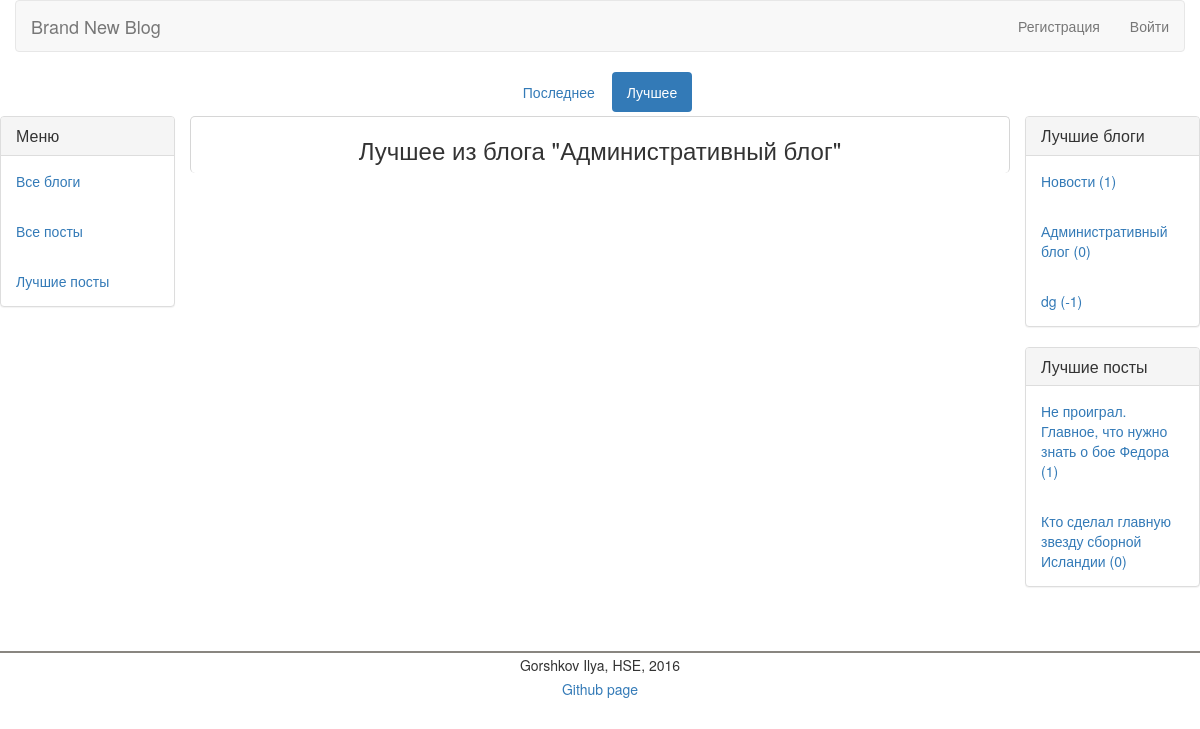
Before: /blog/admin/top/page/1 with the older database file.
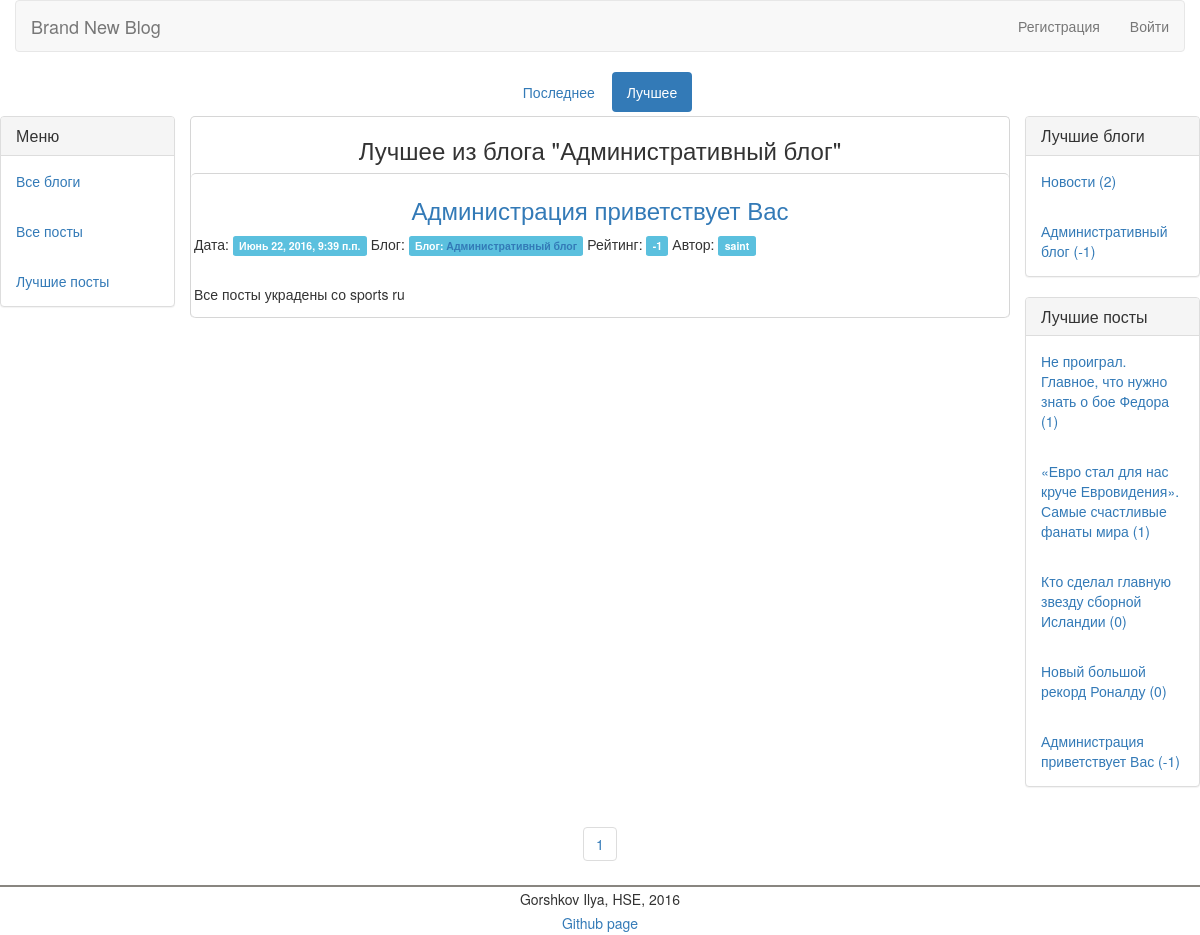
After: the same page with the newer database file.
### collective_blog/models.py (models this page shows, shortened)
class Blog(models.Model):
     full_name = models.CharField(max_length=70)
     name = models.CharField(max_length=30)
     description = models.CharField(max_length=140, default = '')
     rating = models.IntegerField(default=0)

class Post(models.Model):
     author = models.ForeignKey(User, default=0)
     blog = models.ForeignKey('Blog')
     title = models.CharField(max_length=70)
     text = models.TextField()
     rating = models.IntegerField(default=0)
     published_date = models.DateTimeField(
            blank=True, null=True)
     def __str__(self):
        return self.title

### collective_blog/views.py (the view)
# urls.py: url(r'^blog/(?P<blog_id>[a-zA-Z0-9]+)/top/page/(?P<page_number>[0-9]+)$', views.by_rating_blog_posts, name='by_rating_blog_posts'),
def by_rating_blog_posts(request, blog_id, page_number=1):
    Top_blogs, Top_posts = update_Blogs_and_Posts_by_rating()
    Current_Blog = Blog.objects.get(name=blog_id)
    count_pages = int(ceil(len(Post.objects.filter(blog__name=blog_id))/page_post_limit))
    Blog_Posts = Post.objects.filter(blog__name=blog_id).order_by('-rating')[page_post_limit * (int(page_number) - 1):page_post_limit * int(page_number)]
    return render(request, 'collective_blog/blog_posts_by_rating.html', {"Blog":Current_Blog, "Blog_Posts":Blog_Posts, "Blogs":Top_blogs, "Posts":Top_posts, "count_pages":range(1,count_pages+1), "title":'Блог "' + Current_Blog.full_name + '" по рейтингу'})

### collective_blog/views.py (called while the page is built)
def update_Blogs_and_Posts_by_rating():
    Blogs = Blog.objects.order_by('-rating')[:5]
    Posts = Post.objects.order_by('-rating')[:5]
    return Blogs, Posts

### collective_blog/templates/collective_blog/blog_posts_by_rating.html (shortened to what this page needs)
{% extends 'collective_blog/base.html' %}
{% block selector %}
    <div class="row">
		<div class="col-md-12">
            <div class="span12 centered-pills">
                <ul class="nav nav-pills">
                    <li>
                        <a href="{% url 'blog_detail' blog_id=Blog.name page_number=1 %}">Последнее</a>
                    </li>
                    <li class="active">
                        <a href="#">Лучшее</a>
                    </li>
                </ul>
            </div>
        </div>
	</div>
{% endblock %}
{% block content %}
        <div class="col-md-8" id="posts">
			<h3 class="text-center">
				Лучшее из блога "{{ Blog.full_name }}"
			</h3>
			<div class="row">
                {% for Blog_Post in Blog_Posts %}
                    <div class="post">
					    <h3 class="text-center">
						    <a href="{% url 'post_detail' post_id=Blog_Post.pk blog_id=Blog.name%}">{{ Blog_Post.title }}</a>
					    </h3>
                        Дата: <span class="label label-info">{{ Blog_Post.published_date }}</span>
                        Блог: <span class="label label-info">Блог: <a href="{% url 'blog_detail' blog_id=Blog_Post.blog.name %}">{{ Blog_Post.blog.full_name }}</a></span>
                        Рейтинг: <span class="label label-info">{{ Blog_Post.rating }}</span>
                        Автор: <span class="label label-info">{{ Blog_Post.author }}</span>
                        <p class="text_preview">
                            <br>
						    {{ Blog_Post.text|safe }}
                        </p>
				    </div>
                {% endfor %}
			</div>
		</div>
{% endblock content %}
{%  block pages %}
    <div align="center">
        <ul class="pagination">
            {% for c in count_pages %}
                <li>
                    <a href="{% url 'by_rating_blog_posts' blog_id=Blog.name page_number=c %}">{{ c }}</a>
                </li>
            {% endfor %}
        </ul>
    </div>
{% endblock %}

### collective_blog/templates/collective_blog/base.html (shortened to what this page needs)
{% load staticfiles %}
<!DOCTYPE html>
<html lang="ru">
  <head>
      <link href="{% static 'css/bootstrap.min.css' %}" rel="stylesheet">
      <link href="{% static 'css/style.css' %}" rel="stylesheet">
  </head>
  <body>
    <div class="container-fluid">
	    <div class="row">
		    <div class="col-md-12">
			    <nav class="navbar navbar-default" role="navigation">
				    <div class="navbar-header">
					     <a class="navbar-brand" href="/">Brand New Blog</a>
				    </div>
				    <div class="collapse navbar-collapse" id="bs-example-navbar-collapse-1">
					    <ul class="nav navbar-nav navbar-right">
                            {% if not user.is_authenticated %}
                                <li>
							        <a href="{% url 'register' %}">Регистрация</a>
						        </li>
                                <li>
							        <a href={% url 'login' %}>Войти</a>
						        </li>
                            {% endif %}
					    </ul>
				    </div>
			    </nav>
		    </div>
	    </div>
    </div>
        {%  block selector %}
    {% endblock %}
	<div class="row">
		<div class="col-md-2">
			<div class="panel panel-default">
				<div class="panel-heading">
					<h3 class="panel-title">
						Меню
					</h3>
				</div>
				<div class="panel-body">
					<a href="{% url 'blogs_by_rating' page_number=1 %}">Все блоги</a>
				</div>
				<div class="panel-body">
					<a href="{% url 'by_date_all_page' page_number=1 %}">Все посты</a>
				</div>
				<div class="panel-body">
					<a href="{% url 'by_rating_all_page' page_number=1 %}">Лучшие посты</a>
				</div>
			</div>
		</div>
		{%  block content %}
        {% endblock %}
		<div class="col-md-2">
			<div class="panel panel-default">
				<div class="panel-heading">
					<h3 class="panel-title">
						Лучшие блоги
					</h3>
				</div>
                {% for Blog in Blogs %}
				<div class="panel-body">
					<a href="{% url 'blog_detail' blog_id=Blog.name %}">{{ Blog.full_name }} ({{ Blog.rating }})</a>
				</div>
                {% endfor %}
			</div>
			<div class="panel panel-default">
				<div class="panel-heading">
					<h3 class="panel-title">
						Лучшие посты
					</h3>
				</div>
                {% for Post in Posts %}
				<div class="panel-body">
					<a href="{% url 'post_detail' post_id=Post.pk blog_id=Post.blog.name%}">{{ Post }} ({{ Post.rating }})</a>
				</div>
                {% endfor %}
			</div>
		</div>
	</div>
    <div class="row">
		<div class="col-md-2">
		</div>
		<div class="col-md-8">
            {%  block pages %}
            {% endblock %}
		</div>
		<div class="col-md-2">
		</div>
	</div>
  </body>
<table border="0" cellpadding="5" cellspacing="0" width="100%" style="border-top:2px solid #898680;">
<tr><td align="center" style="background:#FFFFFF;">Gorshkov Ilya, HSE, 2016</td></tr>
<tr><td align="center" style="background:#FFFFFF;"><span class="pbUrBTHC"><a href="https://github.com/iagorshkov/collective_blog">Github page</a></span></td></tr>
</table>
</html>

Changed rows visible on the page:
removed Blog: full_name "dg", rating "-1"
changed Blog "Административный блог": rating "0" → "-1"
added Post: title "Администрация приветствует Вас", published_date "Июнь 22, 2016, 9:39 п.п.", blog.full_name "Административный блог", rating "-1", author "saint", text "Все посты украдены со sports ru"
changed Blog "Новости": rating "1" → "2"
added Post: title "«Евро стал для нас круче Евровидения». Самые счастливые фанаты мира", rating "1", shown under "Лучшие посты"
added Post: title "Новый большой рекорд Роналду", rating "0", shown under "Лучшие посты"
Other visible differences:
new list line: "1"
